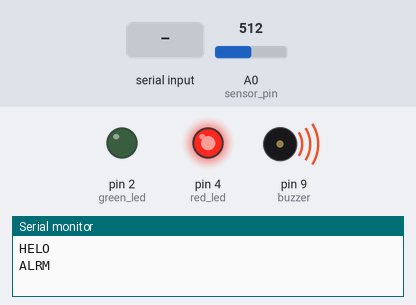
The sketch below on a simulated Arduino Uno, built with avr-gcc and run on an emulated ATmega328P. Parts: output pins drawn as LEDs (lit = HIGH), buzzer (waves = sounding), the last lines printed to the serial monitor. Inputs (shaded band) come from the test bench; at power-on: A0 (sensor_pin) = 512.

Above: at 1.2 s.
1.3 s: "r" received over Serial
2.8 s: "d" received over Serial
At 3.4 s:
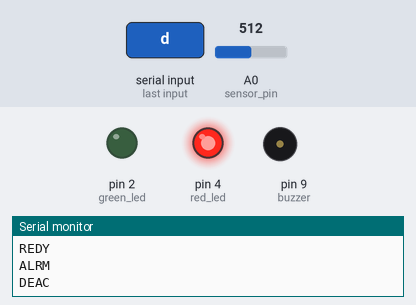
4.3 s: "a" received over Serial
At 5.7 s:
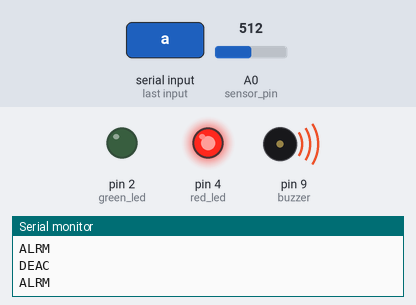
Timing chart, 0 to 7.3 s (numbered marks = the images above; inputs shaded):
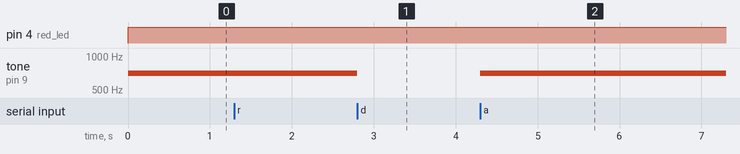

The sketch:

photoduino.ino
```cpp
const int green_led = 2;
const int red_led = 4;
const int buzzer = 9;

/*TO CHANGE FOR EACH SENSOR*/
const char uid[5] = "Upho";
const int sensor_pin = A0;
/**/

char command[1]; //incoming command
char state; //current state
int go_alarm; //should we trigger alarm ?
int sensor_measure;

void setup(){

  Serial.begin(9600);

  pinMode(green_led, OUTPUT);
  pinMode(red_led, OUTPUT);
  pinMode(sensor_pin, INPUT);
  pinMode(buzzer, OUTPUT);

  state = 'r' ; // État armé au départ. (idle)
  Serial.println("HELO");
}

void manage_states() {

  /*TO CHANGE FOR EACH SENSOR*/
  sensor_measure = analogRead(sensor_pin);
  if(sensor_measure < 550) {
    go_alarm=1;
  }
  /**/

  command[0] = '\0' ;

  if(Serial.available()) {

    command[0]=Serial.read();

    if(command[0] == 'u') { // We're asked to provide the uid
      Serial.println(uid);
    } else if(command[0] == 's') { //We're asked the current state
      switch(state) {
          case 'r':
            Serial.println("REDY");
            break;
          case 'a':
            Serial.println("ALRM");
            break;
          case 'd':
            Serial.println("DEAC");
            break;
      }
    }

    Serial.flush();
  }

  if(state == 'r') {// ready


    digitalWrite(red_led, LOW);
    digitalWrite(green_led, HIGH);
    noTone(buzzer);


    if(command[0] == 'a' || go_alarm) {
      state = 'a';
      Serial.println("ALRM");

    } else if(command[0] == 'd') {
      state = 'd';
      Serial.println("DEAC");

    } else if(command[0] == 'r') {
      Serial.println("REDY");
    }


   } else if(state == 'a') { // alarm


      digitalWrite(green_led, LOW);
      digitalWrite(red_led, HIGH);
      tone(buzzer, 700);

      if(command[0] == 'r') {
        state = 'r';
        Serial.println("REDY");
      }
      else if(command[0] == 'd')
      {
        state = 'd' ;
        Serial.println("DEAC");
      }
      else if(command[0] == 'a')
      {
        Serial.println("ALRM");
      }


   } else if(state == 'd') { // deactivated


      digitalWrite(red_led, HIGH);
      digitalWrite(green_led, LOW);
      noTone(buzzer);

      if(command[0] == 'r')
      {
        state = 'r' ;
        Serial.println("REDY");
      }
      else if(command[0] == 'a')
      {
        state = 'a' ;
        Serial.println("ALRM");
      }
      else if(command[0] == 'd')
      {
        Serial.println("DEAC");
      }
    }
}

void loop()
{
  manage_states();
}
```

Measured:
- after the input at 2.8 s, tone on pin 9 (buzzer): 700 Hz → silent at once
- after the input at 4.3 s, tone on pin 9 (buzzer): silent → 700 Hz at once
